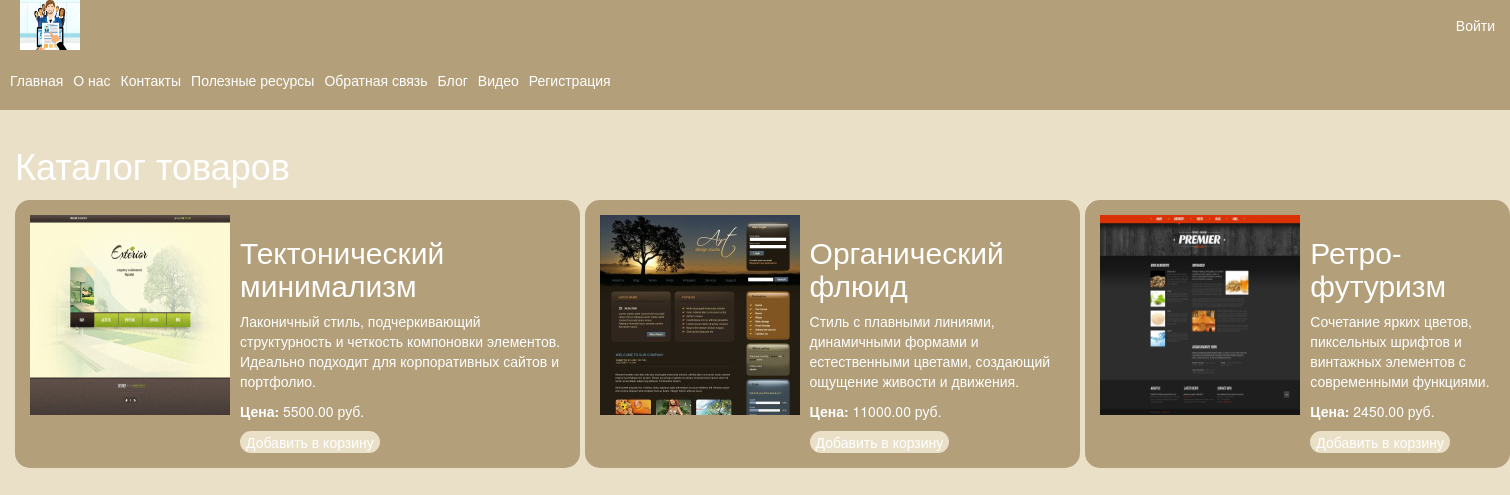
Screenshot of /products/ with the database file from the repository.
### app/models.py (models this page shows, shortened)
class Product(models.Model):
    name = models.CharField(max_length=100, verbose_name="Название")
    description = models.TextField(verbose_name="Описание")
    price = models.DecimalField(max_digits=10, decimal_places=2, verbose_name="Цена")
    image = models.FileField(upload_to='products/', verbose_name="Файл изображения товара")

### app/views.py (the view)
# urls.py: path('products/', views.product_list, name='product_list'),
def product_list(request):
    initialize_cart(request)
    products = Product.objects.all()
    return render(request, 'app/product_list.html', {'products': products})

### app/views.py (called while the page is built)
def initialize_cart(request):
    if not request.session.session_key:
        request.session.create()
    if 'cart' not in request.session:
        request.session['cart'] = {}

### app/templates/app/product_list.html (shortened to what this page needs)
{% extends "app/layout.html" %}
{% block content %}
<h1>Каталог товаров</h1>
<div class="products">
    {% for product in products %}
    <div class="product-card">
        <div class="left-1"><img src="{{ product.image.url }}" alt="{{ product.name }}" class="product-image"></div>
        <div class="left-1">
            <h2>{{ product.name }}</h2>
            <p>{{ product.description }}</p>
            <p><strong>Цена:</strong> {{ product.price }} руб.</p>
            <form method="post" action="{% url 'add_to_cart' product.id %}">
                <button class="button-cus" type="submit">Добавить в корзину</button>
            </form>
        </div>
    </div>
    {% endfor %}
</div>
{% endblock %}

### app/templates/app/layout.html (shortened to what this page needs)
<!DOCTYPE html>
<html>
<head>
    {% load staticfiles %}
    <link rel="stylesheet" type="text/css" href="{% static 'app/content/bootstrap.min.css' %}" />
    <link rel="stylesheet" type="text/css" href="{% static 'app/content/site.css' %}" />
</head>
<body>
    <div class="navbar-mini">
        <a href="/" class="logo-main"><div> <img src="{% static 'app/content/img/logo.png' %}" alt="logo" /></div> </a>
        {% include 'app/loginpartial.html' %}
    </div>
    <div class="navbar-cus">
        <ul class="ul-head">
            <li><a href="{% url 'home' %}">Главная</a></li>
            <li><a href="{% url 'about' %}">О нас</a></li>
            <li><a href="{% url 'contact' %}">Контакты</a></li>
            <li><a href="{% url 'links' %}">Полезные ресурсы</a></li>
            <li><a href="{% url 'feedback' %}">Обратная связь</a></li>
            <li><a href="{% url 'blog' %}">Блог</a></li>
            <li><a href="{%url 'videopost'%}">Видео</a></li>
            {% if not user.is_authenticated %}
            <li><a href="{% url 'registration' %}">Регистрация</a></li>
            {% endif %}
        </ul>
    </div>
    <div class="container-cus">
{% block content %}{% endblock %}
    </div>
</body>
</html>

### app/templates/app/loginpartial.html
﻿{% if user.is_authenticated %}
<form id="logoutForm" action="/logout/" method="post" class="logoutForm">
    {% csrf_token %}
    <div class="login-name">{{ user.username }}</div>
    <a class="log-out" href="javascript:document.getElementById('logoutForm').submit()">Выйти</a>
</form>
{% else %}
<a class="log-in" href="{% url 'login' %}">Войти</a>
{% endif %}

### app/static/app/content/site.css (style rules this page uses)
body { margin:0px; padding:0px; }
a { color:black; }

### app/templates/app/product_list.html (style rules this page uses)
.products { display: flex; gap: 5px; }
.product-card { margin: 5px 0px; background-color: #B39F7A; padding: 15px; box-sizing: border-box; border-radius: 15px; display: flex; gap: 10px; }
.product-card img { width:200px; height:200px; }

### app/templates/app/layout.html (style rules this page uses)
.button-cus { border: none; border-radius: 25px; background-color: #EAE0C8; color: white; }
.navbar-mini { width: 100%; height: 50px; background-color: #B39F7A; }
div, h1, h2, h3 { color: white; }
body { background-color: #EAE0C8; }
.navbar-cus { width: 100%; height: 60px; background-color: #B39F7A; }
.container-cus { width:100%; padding-left:15px; padding-top:15px; box-sizing:border-box; }
.ul-head { width:1500px; display:flex; flex-direction:row; padding:0px; margin:0 auto; height:100%; flex-wrap: wrap; }
.ul-head li { list-style: none; font-size: 14px; text-align:center; padding:0px 5px; height:100%; display:flex; align-items:center; }
.ul-head a { width:max-content; color: white; padding-left: 0px; display:block; text-decoration:none; }
.logo-main { float:left; width:100px; height: 50px; display: block; }
.logo-main div { width:60px; height:50px; margin:0 auto; }
.logo-main img { width:100%; height:100%; }
.log-in { float:right; margin-right:15px; display:flex; align-items:center; height:100%; color:white; text-align:center; }

### rows the page displays
Product: image (picture), name "Тектонический минимализм", description "Лаконичный стиль, подчеркивающий структурность и четкость компоновки элементов. Идеально подходит для корпоративных сайтов и портфолио.", price "5500.00"
Product: image (picture), name "Органический флюид", description "Стиль с плавными линиями, динамичными формами и естественными цветами, создающий ощущение живости и движения.", price "11000.00"
Product: image (picture), name "Ретро-футуризм", description "Сочетание ярких цветов, пиксельных шрифтов и винтажных элементов с современными функциями.", price "2450.00"
